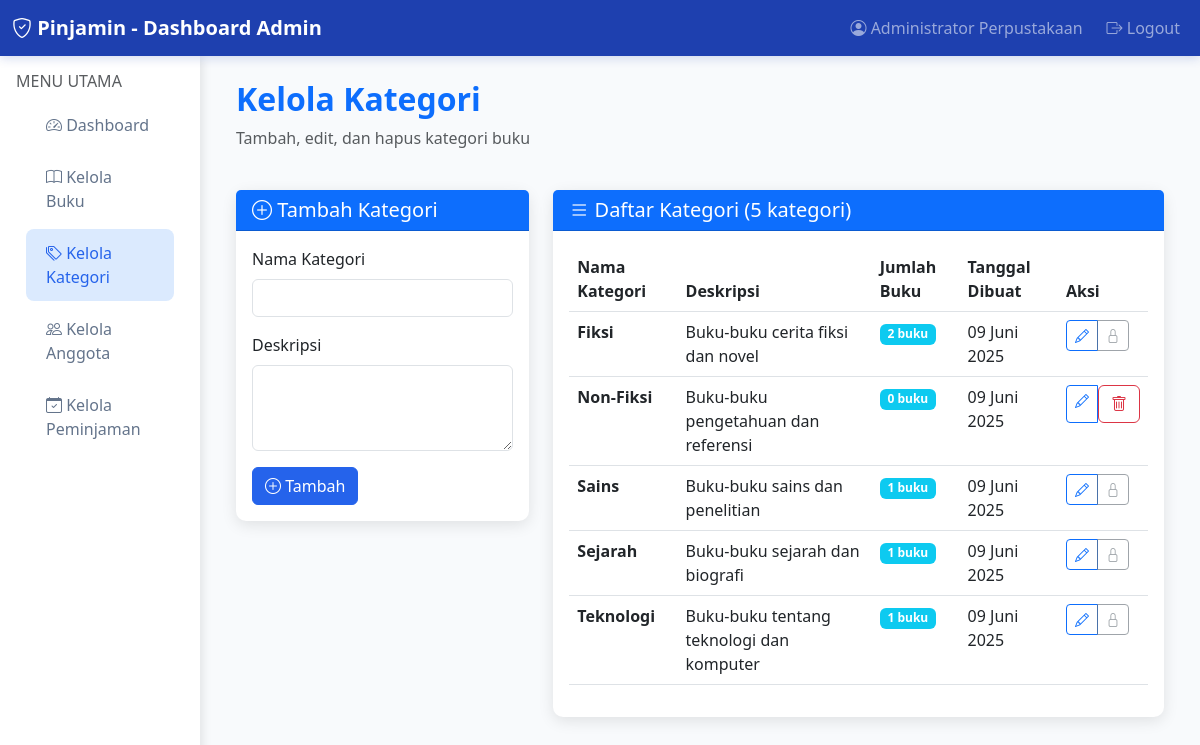
Page /admin_kategori.php (signed in) on the committed database.
### tables this page shows
CREATE TABLE `kategori` (
  `id_kategori` int NOT NULL,
  `nama_kategori` varchar(100) NOT NULL,
  `deskripsi` text,
  `tanggal_dibuat` timestamp NULL DEFAULT CURRENT_TIMESTAMP
);

### database.php (called while the page is built, shortened)
<?php
function formatTanggal($tanggal) {
    $bulan = array(
        1 => 'Januari', 'Februari', 'Maret', 'April', 'Mei', 'Juni',
        'Juli', 'Agustus', 'September', 'Oktober', 'November', 'Desember'
    );
    $split = explode('-', $tanggal);
    return $split[2] . ' ' . $bulan[(int)$split[1]] . ' ' . $split[0];
}
?>

### admin_kategori.php (the view, shortened to what this page needs)
<?php
require_once 'database.php';
$stmt = $pdo->query("SELECT k.*, COUNT(b.id_buku) as jumlah_buku FROM kategori k LEFT JOIN buku b ON k.id_kategori = b.id_kategori GROUP BY k.id_kategori ORDER BY k.nama_kategori");
$kategori_list = $stmt->fetchAll();
$kategori_edit = null;
?>
<!DOCTYPE html>
<html lang="id">
<head>
    <link href="https://cdn.jsdelivr.net/npm/bootstrap@5.3.0/dist/css/bootstrap.min.css" rel="stylesheet">
    <link href="https://cdn.jsdelivr.net/npm/bootstrap-icons@1.10.0/font/bootstrap-icons.css" rel="stylesheet">
</head>
<body>
    <nav class="navbar navbar-expand-lg navbar-dark">
        <div class="container-fluid">
            <a class="navbar-brand fw-bold" href="#">
                <i class="bi bi-shield-check"></i> Pinjamin - Dashboard Admin
            </a>
            <div class="navbar-nav ms-auto">
                <span class="navbar-text me-3">
                    <i class="bi bi-person-circle"></i> <?= $_SESSION['nama_admin'] ?>
                </span>
                <a class="nav-link" href="logout.php">
                    <i class="bi bi-box-arrow-right"></i> Logout
                </a>
            </div>
        </div>
    </nav>
    <div class="container-fluid">
        <div class="row">
            <div class="col-md-3 col-lg-2 px-0">
                <div class="sidebar">
                    <div class="p-3">
                        <h6 class="text-muted">MENU UTAMA</h6>
                        <nav class="nav flex-column">
                            <a class="nav-link" href="admin_dashboard.php">
                                <i class="bi bi-speedometer2"></i> Dashboard
                            </a>
                            <a class="nav-link" href="admin_buku.php">
                                <i class="bi bi-book"></i> Kelola Buku
                            </a>
                            <a class="nav-link active" href="admin_kategori.php">
                                <i class="bi bi-tags"></i> Kelola Kategori
                            </a>
                            <a class="nav-link" href="admin_anggota.php">
                                <i class="bi bi-people"></i> Kelola Anggota
                            </a>
                            <a class="nav-link" href="admin_peminjaman.php">
                                <i class="bi bi-calendar-check"></i> Kelola Peminjaman
                            </a>
                        </nav>
                    </div>
                </div>
            </div>
            <div class="col-md-9 col-lg-10">
                <div class="p-4">
                    <div class="row mb-4">
                        <div class="col-12">
                            <h2 class="fw-bold text-primary">Kelola Kategori</h2>
                            <p class="text-muted">Tambah, edit, dan hapus kategori buku</p>
                        </div>
                    </div>
                    <div class="row">
                        <div class="col-md-4">
                            <div class="card">
                                <div class="card-header bg-primary text-white">
                                    <h5 class="mb-0">
                                        <i class="bi bi-<?= $kategori_edit ? 'pencil' : 'plus-circle' ?>"></i>
                                        <?= $kategori_edit ? 'Edit Kategori' : 'Tambah Kategori' ?>
                                    </h5>
                                </div>
                                <div class="card-body">
                                    <form method="POST">
                                        <div class="mb-3">
                                            <label for="nama_kategori" class="form-label">Nama Kategori</label>
                                            <input type="text" class="form-control" id="nama_kategori" name="nama_kategori"
                                                   value="<?= $kategori_edit ? htmlspecialchars($kategori_edit['nama_kategori']) : '' ?>" required>
                                        </div>
                                        <div class="mb-3">
                                            <label for="deskripsi" class="form-label">Deskripsi</label>
                                            <textarea class="form-control" id="deskripsi" name="deskripsi" rows="3"><?= $kategori_edit ? htmlspecialchars($kategori_edit['deskripsi']) : '' ?></textarea>
                                        </div>
                                        <div class="d-flex gap-2">
                                            <button type="submit" class="btn btn-primary">
                                                <i class="bi bi-<?= $kategori_edit ? 'check-circle' : 'plus-circle' ?>"></i>
                                                <?= $kategori_edit ? 'Perbarui' : 'Tambah' ?>
                                            </button>
                                        </div>
                                    </form>
                                </div>
                            </div>
                        </div>
                        <div class="col-md-8">
                            <div class="card">
                                <div class="card-header bg-primary text-white">
                                    <h5 class="mb-0">
                                        <i class="bi bi-list"></i> Daftar Kategori (<?= count($kategori_list) ?> kategori)
                                    </h5>
                                </div>
                                <div class="card-body">
                                    <?php if (count($kategori_list) > 0): ?>
                                    <div class="table-responsive">
                                        <table class="table table-hover">
                                            <thead>
                                                <tr>
                                                    <th>Nama Kategori</th>
                                                    <th>Deskripsi</th>
                                                    <th>Jumlah Buku</th>
                                                    <th>Tanggal Dibuat</th>
                                                    <th>Aksi</th>
                                                </tr>
                                            </thead>
                                            <tbody>
                                                <?php foreach ($kategori_list as $kategori): ?>
                                                <tr>
                                                    <td>
                                                        <strong><?= htmlspecialchars($kategori['nama_kategori']) ?></strong>
                                                    </td>
                                                    <td>
                                                        <?php if ($kategori['deskripsi']): ?>
                                                            <?= htmlspecialchars(substr($kategori['deskripsi'], 0, 50)) ?>
                                                        <?php else: ?>
                                                            <em class="text-muted">Tidak ada deskripsi</em>
                                                        <?php endif; ?>
                                                    </td>
                                                    <td>
                                                        <span class="badge bg-info"><?= $kategori['jumlah_buku'] ?> buku</span>
                                                    </td>
                                                    <td><?= formatTanggal(date('Y-m-d', strtotime($kategori['tanggal_dibuat']))) ?></td>
                                                    <td>
                                                        <div class="btn-group btn-group-sm">
                                                            <a href="admin_kategori.php?edit=<?= $kategori['id_kategori'] ?>" class="btn btn-outline-primary">
                                                                <i class="bi bi-pencil"></i>
                                                            </a>
                                                            <?php if ($kategori['jumlah_buku'] == 0): ?>
                                                            <form method="POST" style="display: inline;"
                                                                  onsubmit="return confirm('Yakin ingin menghapus kategori ini?')">
                                                                <button type="submit" class="btn btn-outline-danger">
                                                                    <i class="bi bi-trash"></i>
                                                                </button>
                                                            </form>
                                                            <?php else: ?>
                                                            <button class="btn btn-outline-secondary" disabled title="Tidak dapat dihapus karena masih digunakan">
                                                                <i class="bi bi-lock"></i>
                                                            </button>
                                                            <?php endif; ?>
                                                        </div>
                                                    </td>
                                                </tr>
                                                <?php endforeach; ?>
                                            </tbody>
                                        </table>
                                    </div>
                                    <?php endif; ?>
                                </div>
                            </div>
                        </div>
                    </div>
                </div>
            </div>
        </div>
    </div>
</body>
</html>

### admin_kategori.php (style rules this page uses)
:root { --primary-blue: #2563eb; --light-blue: #dbeafe; --dark-blue: #1e40af; }
body { background: #f8fafc; }
.navbar { background: var(--dark-blue) !important; box-shadow: 0 2px 10px rgba(30, 64, 175, 0.2); }
.sidebar { background: white; min-height: calc(100vh - 56px); box-shadow: 2px 0 10px rgba(0, 0, 0, 0.1); }
.sidebar .nav-link { color: #64748b; padding: 12px 20px; border-radius: 8px; margin: 2px 10px; }
.sidebar .nav-link.active { background: var(--light-blue); color: var(--primary-blue); }
.card { border: none; box-shadow: 0 4px 15px rgba(0, 0, 0, 0.1); border-radius: 10px; }
.btn-primary { background: var(--primary-blue); border-color: var(--primary-blue); }

### rows in the picture
kategori: nama_kategori "Fiksi", deskripsi "Buku-buku cerita fiksi dan novel", jumlah_buku "2", tanggal_dibuat "09 Juni 2025"
kategori: nama_kategori "Non-Fiksi", deskripsi "Buku-buku pengetahuan dan referensi", jumlah_buku "0", tanggal_dibuat "09 Juni 2025"
kategori: nama_kategori "Sains", deskripsi "Buku-buku sains dan penelitian", jumlah_buku "1", tanggal_dibuat "09 Juni 2025"
kategori: nama_kategori "Sejarah", deskripsi "Buku-buku sejarah dan biografi", jumlah_buku "1", tanggal_dibuat "09 Juni 2025"
kategori: nama_kategori "Teknologi", deskripsi "Buku-buku tentang teknologi dan komputer", jumlah_buku "1", tanggal_dibuat "09 Juni 2025"

### other values in the picture
$_SESSION['nama_admin'] "Administrator Perpustakaan"
count($kategori_list) "5"
